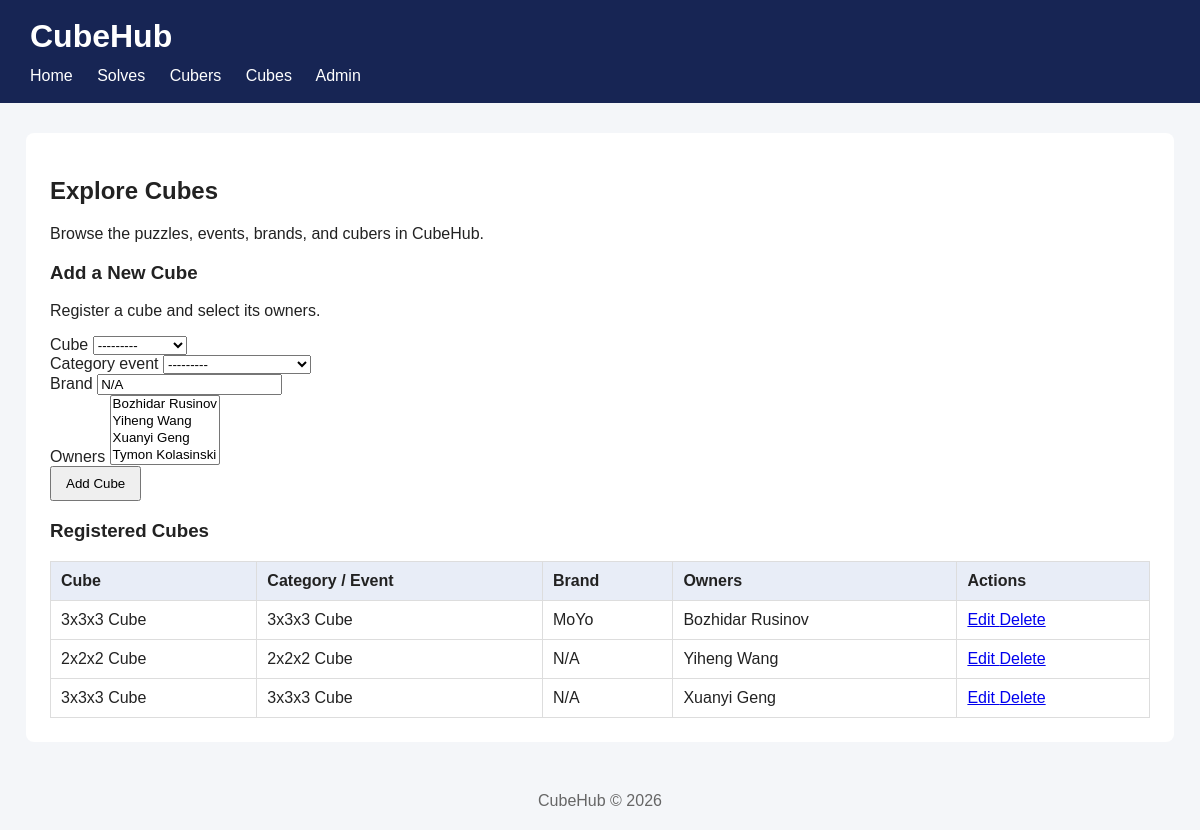
Page /cubes/ on the committed database.
### cubes/models.py (models this page shows, shortened)
class Cube(models.Model):
    class CubeChoices(models.TextChoices):
        CUBE_2X2 = '222', '2x2x2 Cube'
        CUBE_3X3 = '333', '3x3x3 Cube'
        CUBE_4X4 = '444', '4x4x4 Cube'
        CUBE_5X5 = '555', '5x5x5 Cube'
        CUBE_6X6 = '666', '6x6x6 Cube'
        CUBE_7X7 = '777', '7x7x7 Cube'
        CLOCK = 'clock', 'Clock'
        MEGAMINX = 'minx', 'Megaminx'
        PYRAMINX = 'pyram', 'Pyraminx'
        SKWEB = 'skewb', 'Skewb'
    class CategoryEvent(models.TextChoices):
        CUBE_2X2 = '222', '2x2x2 Cube'
        CUBE_3X3 = '333', '3x3x3 Cube'
        CUBE_4X4 = '444', '4x4x4 Cube'
        CUBE_5X5 = '555', '5x5x5 Cube'
        CUBE_6X6 = '666', '6x6x6 Cube'
        CUBE_7X7 = '777', '7x7x7 Cube'
        BLD_3X3 = '333bf', '3x3x3 Blindfolded'
        BLD_4X4 = '444bf', '4x4x4 Blindfolded'
        BLD_5X5 = '555bf', '5x5x5 Blindfolded'
        MULTI_BLD = '333mbf', '3x3x3 Multi-Blind'
        OH_3X3 = '333oh', '3x3x3 One-Handed'
        FMC_3X3 = '333fm', '3x3x3 Fewest Moves'
        CLOCK = 'clock', 'Clock'
        MEGAMINX = 'megam', 'Megaminx'
        PYRAMINX = 'pyram', 'Pyraminx'
        SKWEB = 'skewb', 'Skewb'
        SQ1 = 'sq1', 'Square-1'
    cube = models.CharField(max_length=20, choices=CubeChoices.choices)
    category_event = models.CharField(max_length=20, choices=CategoryEvent.choices)
    brand = models.CharField(max_length=20, blank=True, default='N/A')
    owners = models.ManyToManyField('cubers.Cuber', related_name='cubes', blank=True)

### cubers/models.py (models this page shows)
class Cuber(models.Model):
    first_name = models.CharField(max_length=100)
    last_name = models.CharField(max_length=100)
    country = models.CharField(max_length=30)
    favourite_cube = models.CharField(max_length=20)
    bio = models.TextField(blank=True, default='This cuber has not added his bio yet')
    date_of_registration = models.DateTimeField(auto_now_add=True)
    def __str__(self):
        return f'{self.first_name} {self.last_name}'

### cubes/views.py (the view)
# urls.py: path('', views.cube_list, name='cube_list'),
def cube_list(request: HttpRequest):
    cubes = Cube.objects.all()
    if request.method == 'POST':
        form = CubeForm(request.POST)
        if form.is_valid():
            form.save()
            return redirect('cube_list')
    else:
        form = CubeForm()
    return render(
        request,
        'cubes/cube-list.html',
        context= {
            'cubes': cubes,
            'form': form
        }
    )

### cubes/forms.py
class CubeForm(forms.ModelForm):
    class Meta:
        model = Cube
        fields = ['cube', 'category_event', 'brand', 'owners']

### cubes/templates/cubes/cube-list.html (shortened to what this page needs)
{% extends "base.html" %}
{% block content %}
<div class="page-header">
    <h2>Explore Cubes</h2>
    <p>Browse the puzzles, events, brands, and cubers in CubeHub.</p>
</div>
<section class="form-section">
    <h3>Add a New Cube</h3>
    <p>Register a cube and select its owners.</p>
    <form method="post">
        {% for field in form %}
            <div class="form-field">
                <label for="{{ field.id_for_label }}">
                    {{ field.label }}
                </label>
                {{ field }}
            </div>
        {% endfor %}
        <button type="submit" class="btn btn-primary">
            Add Cube
        </button>
    </form>
</section>
<section class="table-section">
    <h3>Registered Cubes</h3>
    <div class="table-container">
        <table>
            <thead>
                <tr>
                    <th>Cube</th>
                    <th>Category / Event</th>
                    <th>Brand</th>
                    <th>Owners</th>
                    <th>Actions</th>
                </tr>
            </thead>
            <tbody>
                {% for cube in cubes %}
                    <tr>
                        <td>{{ cube.get_cube_display }}</td>
                        <td>{{ cube.get_category_event_display }}</td>
                        <td>{{ cube.brand }}</td>
                        <td>
                            {% for owner in cube.owners.all %}
                                {{ owner.first_name }} {{ owner.last_name }}{% if not forloop.last %}, {% endif %}
                            {% empty %}
                                <span class="muted-text">
                                    No registered owners
                                </span>
                            {% endfor %}
                        </td>
                        <td>
                            <a href="{% url 'cube_edit' cube.id %}" class="btn">
                                Edit
                            </a>
                            <a href="{% url 'cube_delete' cube.id %}" class="btn">
                                Delete
                            </a>
                        </td>
                    </tr>
                {% endfor %}
            </tbody>
        </table>
    </div>
</section>
{% endblock %}

### templates/base.html (style rules this page uses)
body { margin: 0; font-family: Arial, sans-serif; background-color: #f4f6f9; color: #222; }
button { padding: 8px 14px; cursor: pointer; }
table { width: 100%; border-collapse: collapse; margin-top: 16px; }
th, td { border: 1px solid #ddd; padding: 10px; text-align: left; }
th { background-color: #e8edf7; }

### rows in the picture
Cube: cube "3x3x3 Cube", category_event "3x3x3 Cube", brand "MoYo"
Cuber: first_name "Bozhidar", last_name "Rusinov"
Cube: cube "2x2x2 Cube", category_event "2x2x2 Cube", brand "N/A"
Cuber: first_name "Yiheng", last_name "Wang"
Cube: cube "3x3x3 Cube", category_event "3x3x3 Cube", brand "N/A"
Cuber: first_name "Xuanyi", last_name "Geng"

### other values in the picture
{{ field.label }} "Cube" "Category event" "Brand" "Owners"
